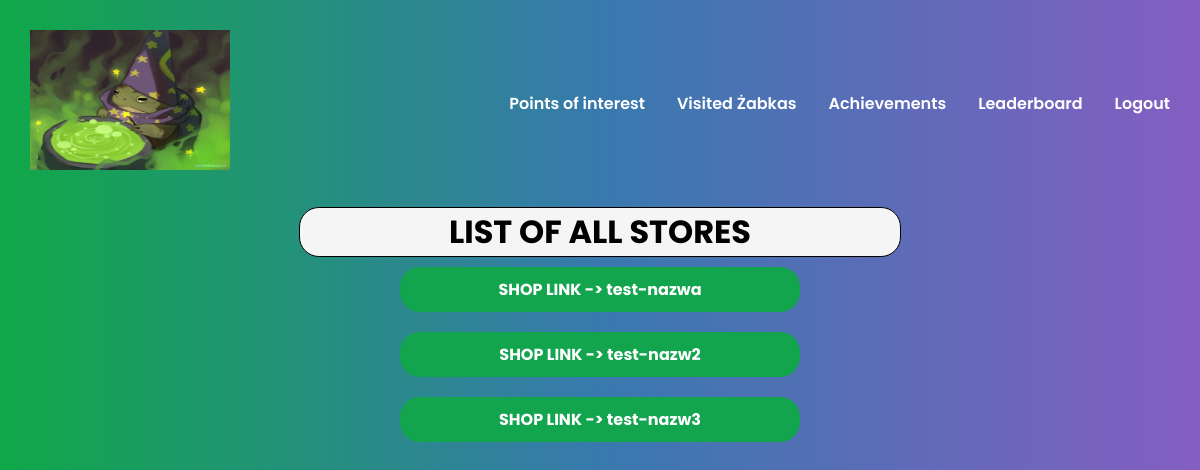
The page /stores/ (signed in) on the database as committed earlier.
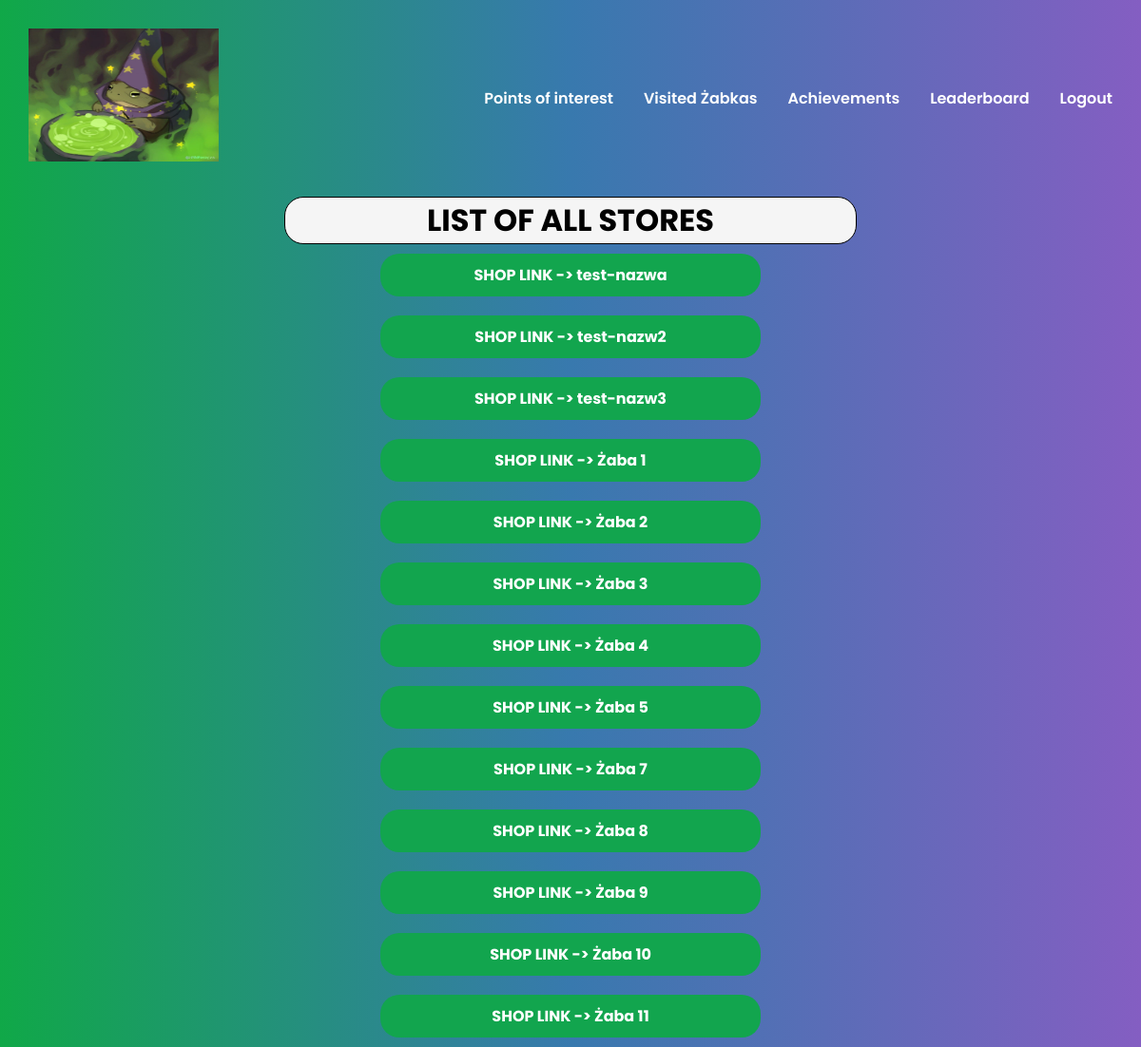
The same page on the database as committed later.
### get_all_frogs/models.py (models this page shows)
class Zabka(models.Model):
    localization = models.CharField(max_length=200, blank=False, null=True)
    token = models.CharField(max_length=10, blank=False, null=True, default=generate_token)
    name = models.CharField(max_length=10, blank=False, null=True)
    created_at = models.DateTimeField(auto_now_add=True)

### forum/views.py (the view)
# urls.py: path('stores/', store_list, name='store-list'),
def store_list(request):
    if request.user.is_authenticated:
        stores = Zabka.objects.all()
        return render(request, 'store_list.html', {'stores': stores})
    return render(request, 'pages/home.html')

### forum/templates/store_list.html (shortened to what this page needs)
{% extends 'index.html' %}
{% block content %}
<center>
<h1 class="header">LIST OF ALL STORES</h1>
{% for store in stores %}
<div class="store-list">
    <p><li><a href="{% url 'store-detail' store.id %}">SHOP LINK -> {{ store.name }}</a></li></p>
</div>
{% endfor %}
</center>
{% endblock %}

### templates/index.html (shortened to what this page needs)
{% load static %}
<!DOCTYPE html>
<html lang="en">
<head>
    <link rel="stylesheet" href="{% static 'style.css' %}">
</head>
<body onload="document.body.style.opacity='1'">
    {% include 'navbar_component.html' %}
    {% block content %}
    {% endblock content %}
</body>
</html>

### templates/navbar_component.html (shortened to what this page needs)
{% load static %}
{% if user.is_authenticated %}
<div class="nav">
    <div class="logo">
        <a href= "{% url 'home' %}" class = "here-link">
            <img src="{% static 'mz.jpg' %}" alt="magiczna zaba" style="width: 200px; height: 140px;">
        </a>
    </div>
    <div class="link">
        <ul>
            <li><a href="/stores/">Points of interest</a></li>
            <li><a href="/visited">Visited Żabkas</a></li>
            <li><a href="/achievments/">Achievements</a></li>
            <li><a href="/achievments/leaderboard.html">Leaderboard</a></li>
            <li><a href="/authenti/logout">Logout</a></li>
        </ul>
    </div>
</div>
{% endif %}

### mystaticfiles/style.css (style rules this page uses)
* { margin: 0; padding: 0; font-family: 'Poppins', sans-serif; }
body { min-height: 100vh; opacity: 0; background: linear-gradient(90deg, #10a848, #3879ae,#845EC2); transition: opacity 3s; display: flex; flex-direction: column; }
.nav { display: flex; justify-content: space-between; align-items: center; color: #fff; padding: 30px; }
.nav .link ul { display: flex; align-items: center; justify-content: center; gap: 2rem; list-style: none; }
.nav .link ul a { text-decoration: none; color: #fff; font-weight: 600; transition: all 600ms ease-in-out; }

### forum/templates/store_list.html (style rules this page uses)
.store-list { list-style-type: none; padding: 0; }
.store-list li { min-width: 30%; display: inline-block; max-width: 60%; margin: 10px; background-color: #12a54e; color: white; border-radius: 20px; padding: 10px 20px; transition: background-color 0.3s; cursor: pointer; }
.store-list li a { text-decoration: none; color: white; font-weight: bold; }
.header { min-width: 50%; max-width: 50%; border: 1px solid black; background-color: whitesmoke; border-radius: 20px; color: black; }

Rows that differ between the two databases and show on the page:
added Zabka: name "Żaba 1"
added Zabka: name "Żaba 2"
added Zabka: name "Żaba 3"
added Zabka: name "Żaba 4"
added Zabka: name "Żaba 5"
added Zabka: name "Żaba 7"
added Zabka: name "Żaba 8"
added Zabka: name "Żaba 9"
added Zabka: name "Żaba 10"
added Zabka: name "Żaba 11"
